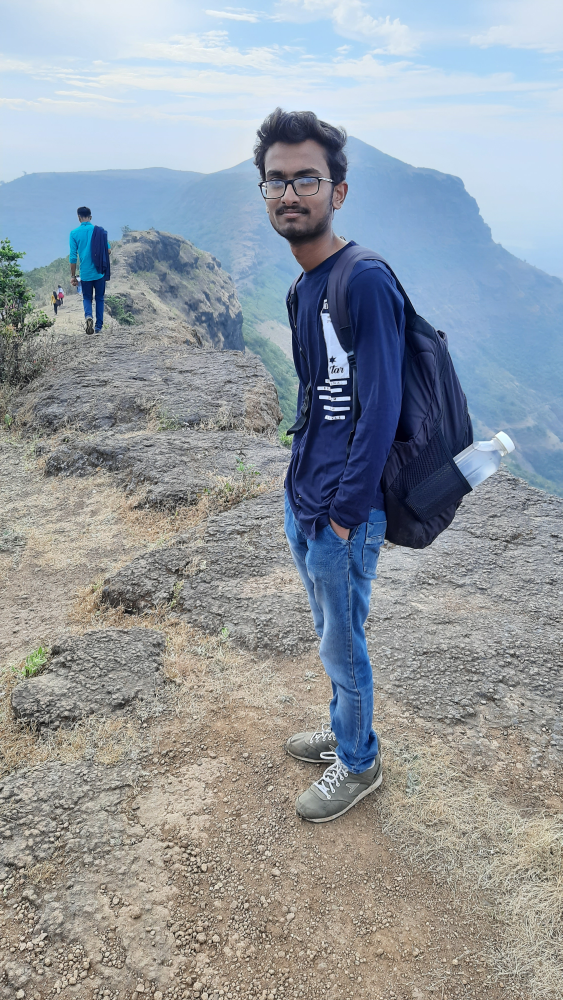
#> input picture parshva_1.jpg, 2250 x 4000 px (shown at 1/4 size)
$ python 'Linear Algebra_1) Matrix_Image_processing.py'
#> lines starting #> are read from the running program, lines starting #| are printed output that depends on the picture
'''
As we all know that images are matrices with M*N*3 dimension were M and N are
its resolution dimensions and 3 represents the BGR color respectively
i.e blue=0 , green=1, red=2
We will perform some fun experiments on images ________  !
'''
#Importing the pakages
import cv2
import numpy as np
import matplotlib.pyplot as plt

# function to plot histogram in matplotlib
def histplotter(images,labels,rows,column,label):
    plt.figure(label)  # for plotting multiple instance of matplotlib
    for i in range(len(images)):
        plt.subplot(rows,column,i+1)
        plt.plot(images[i])
        plt.title(labels[i])
    plt.show()


#function to plot images on matplotllib .
def plotter(images,titles,rows,column,label):
    plt.figure(label)  # for plotting multiple instance of matplotlib
    for i in range(len(images)):
        #images[i].setfheight(50)
        #images[i].setfwidth(50)
        plt.subplot(rows,column,i+1)
        plt.imshow(images[i],'gray')
        plt.title(titles[i])
        plt.xticks([])          # for removing the x ticks
        plt.yticks([])          # for removing the y ticks
    plt.show()


#--------------------------------------------------------------

""" For plotting diffrent channels (BGR) """

# Reading the image
'''Here imread() takes 2 arguments :
    1) Path of the image
    2) Flag=0 if we want to grayscale image,
       Flag=1 for color image,
       Flag=-1 for including alpha channel, with color image .
'''
img=cv2.imread('parshva_1.jpg',1)
#> img is the input picture: shape (4000, 2250, 3); mean B, G, R 160.8, 154.1, 147

# resize() is used to resize the image .
img=cv2.resize(img, (720,720))
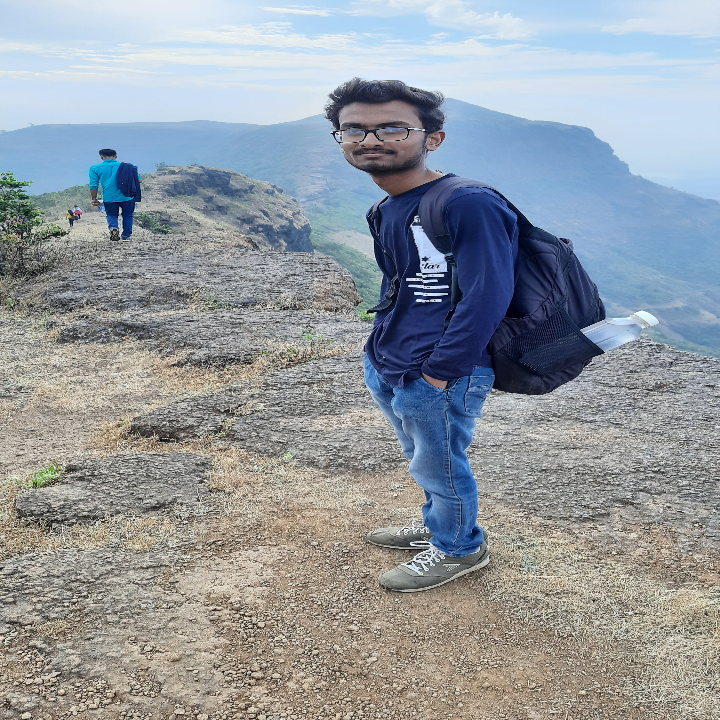
#> img: shape (720, 720, 3); mean B, G, R 160.7, 154, 146.9


# Separating Each BGR channels
blue, green, red = img[:,:,0], img[:,:,1], img[:,:,2]   # M*N*3 dimension
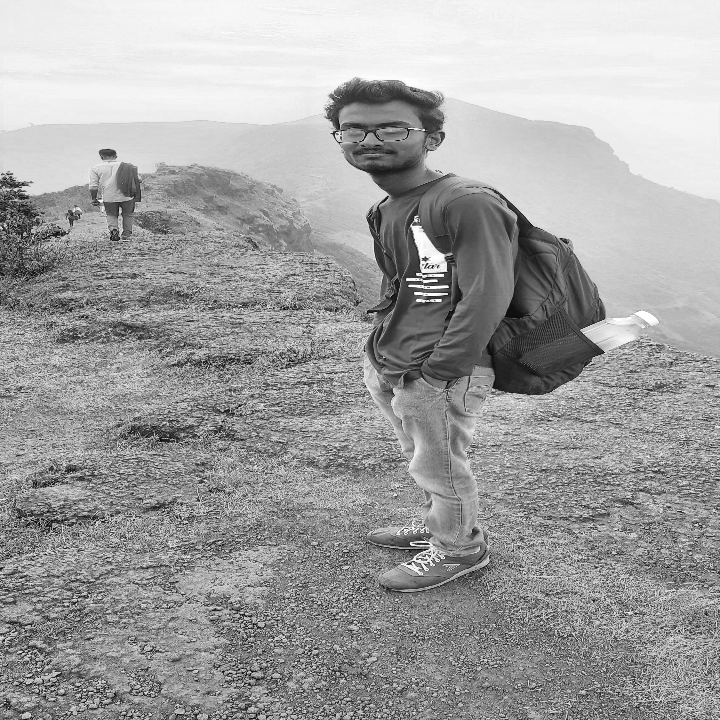
#> blue: shape (720, 720); min 0, max 255, mean 160.7
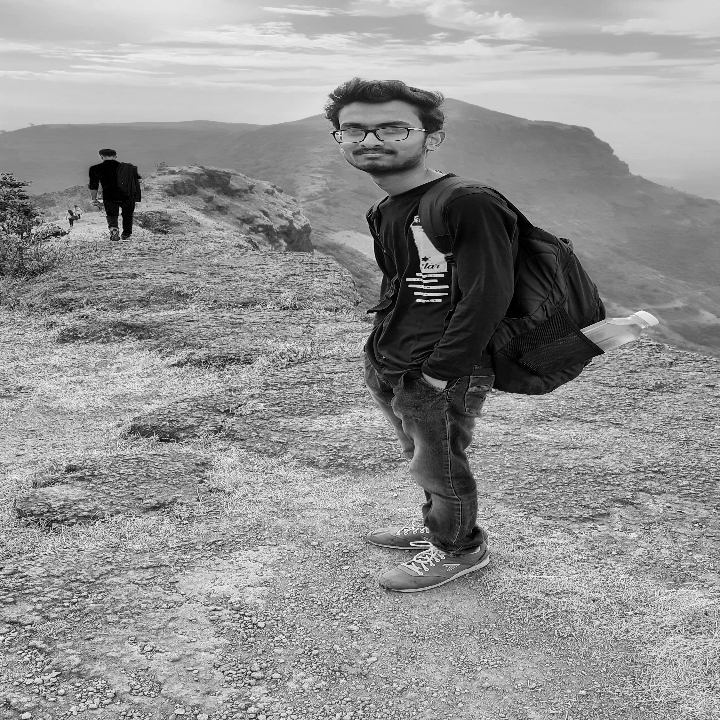
#> red: shape (720, 720); min 0, max 255, mean 146.9

# for labeling each image separately
images=[img,blue,green,red]
titles=['original image','Blue Channel','Green Channel','Red Channel']

# for plotting each image separately (Diffrent Channels)
plotter(images,titles,2,2,1) # rows=2, column=2,label=1
#> the loop in plotter, `for i in range(len(images)):` made 4 passes

# Now plotting the histogram of each channel .     # [0,255] range to plot
hist_B=cv2.calcHist(img,[0], None, [256], [0,255]) # [0] for the channel [BGR]
#> hist_B = 256 values, max 108 at index 240, min 0 at index 0, mean 8.44
hist_G=cv2.calcHist(img,[1], None, [256], [0,255]) # None for mask(we don't need)
#> hist_G = 256 values, max 120 at index 241, min 0 at index 0, mean 8.44
hist_R=cv2.calcHist(img,[2], None, [256], [0,255]) # [256]=histogram_size
#> hist_R = 256 values, max 102 at index 242, min 0 at index 0, mean 8.44

# preparing the list and labels
img_hist=[hist_B,hist_G,hist_R]
hist_labels=['Blue Channel Histogram','Green Channel Histogram','Red Channel Histogram']

histplotter(img_hist, hist_labels, 3, 1, 3)
#> the loop in histplotter, `for i in range(len(images)):` made 3 passes
#> in histplotter, `plt.show()`:
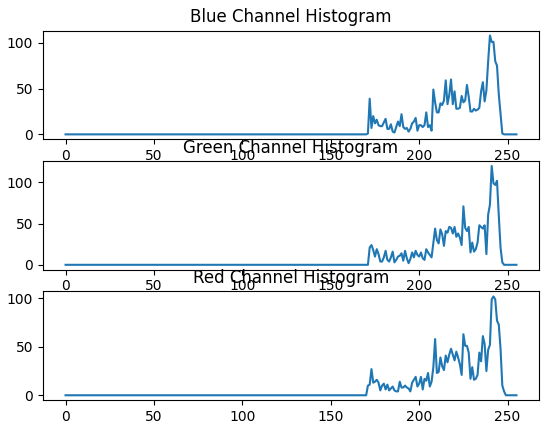
#> figure drawn by matplotlib, 3 panels; panel 1: curve peaks at x = 240, y = 108; panel 2: curve peaks at x = 241, y = 120; panel 3: curve peaks at x = 242, y = 102

#---------------------------------------------------------------

""" For plotting diffrent filter """

# Reading the image
pic=cv2.imread('no plate 2.png',1)
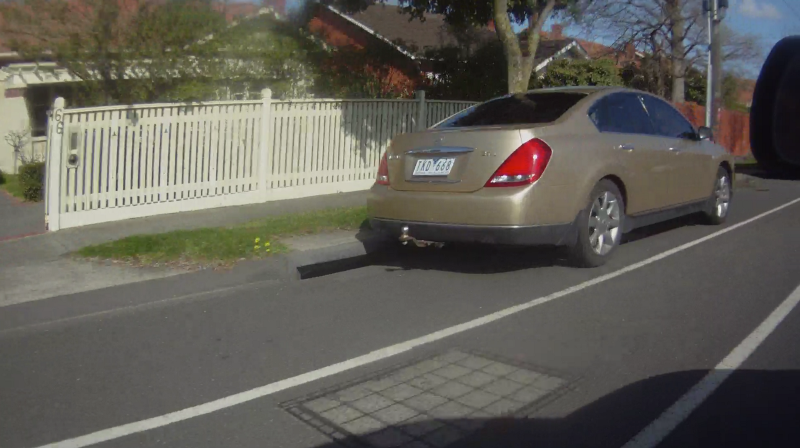
#> input picture no plate 2.png, 800 x 448 px
#> pic is the input picture: shape (448, 800, 3); mean B, G, R 87.5, 94.8, 97.3
pic=cv2.cvtColor(pic,cv2.COLOR_BGR2GRAY) # changing it to grayscale
#> pic: shape (448, 800)
pic=cv2.resize(pic, (720,480))
#> pic: shape (480, 720)

# Applying the thresolding
th1=cv2.adaptiveThreshold(pic,60,cv2.ADAPTIVE_THRESH_MEAN_C, cv2.THRESH_BINARY_INV, 3, 3)
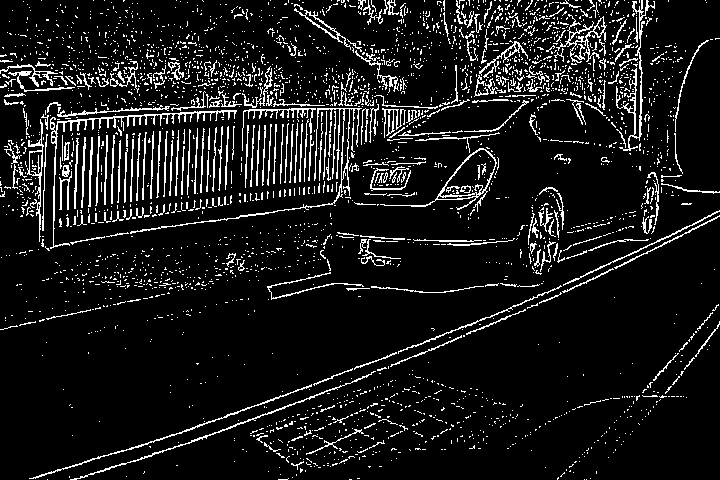
#> th1: shape (480, 720); values 0 (black) and 60 (white), 9.4% white in thin lines or dots

# Applying canny edege dection
edj=cv2.Canny(pic,200, 100)
#> edj: shape (480, 720); 5.6% white in thin lines or dots

# Applying Morphological dilation
kernel = np.ones((5,5), np.uint8)
dil=cv2.dilate(pic, kernel,3)
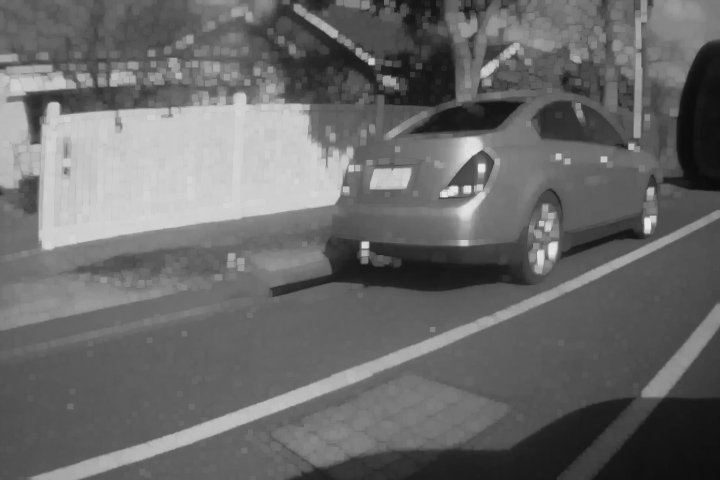
#> dil: shape (480, 720); min 12, max 230, mean 105.5

# preparinf the list of images and labels
imgs=[pic,th1,edj,dil]
ts=['original','Thresolded INV','Canny Edge Detector','Morphological Dilation']

# plotting each images
plotter(imgs, ts, 2, 2,2)
#> the loop in plotter (call 2), `for i in range(len(images)):` made 4 passes

#---------------------------------------------------------------
